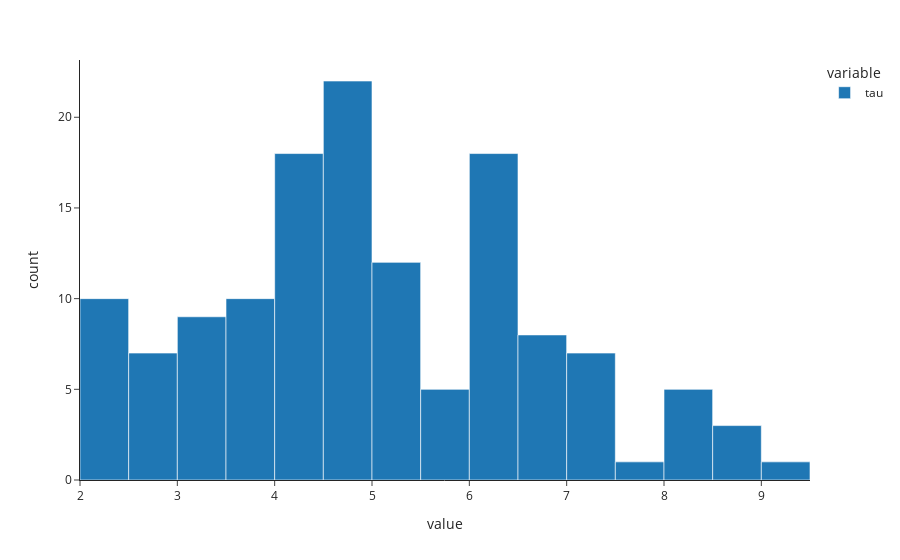

Notebook code cell kept with this figure:
### Code cell
data_df['tau'].hist()

### Figure 1 — Plotly figure (JSON) as saved in the notebook; plotly's stock layout.template omitted (floating-point values rounded to 4 significant figures; data arrays with more than 128 entries replaced by an {"elided": "..."} marker saying what was removed)
{"data": [{"alignmentgroup": "True", "bingroup": "x", "hovertemplate": "variable=tau<br>value=%{x}<br>count=%{y}<extra></extra>", "legendgroup": "tau", "marker": {"color": "#1F77B4", "pattern": {"shape": ""}}, "name": "tau", "offsetgroup": "tau", "orientation": "v", "showlegend": true, "x": {"elided": "136 float values"}, "xaxis": "x", "yaxis": "y", "type": "histogram"}], "layout": {"xaxis": {"anchor": "y", "domain": [0, 1], "title": {"text": "value"}}, "yaxis": {"anchor": "x", "domain": [0, 1], "title": {"text": "count"}}, "legend": {"title": {"text": "variable"}, "tracegroupgap": 0}, "margin": {"t": 60}, "barmode": "relative"}}
